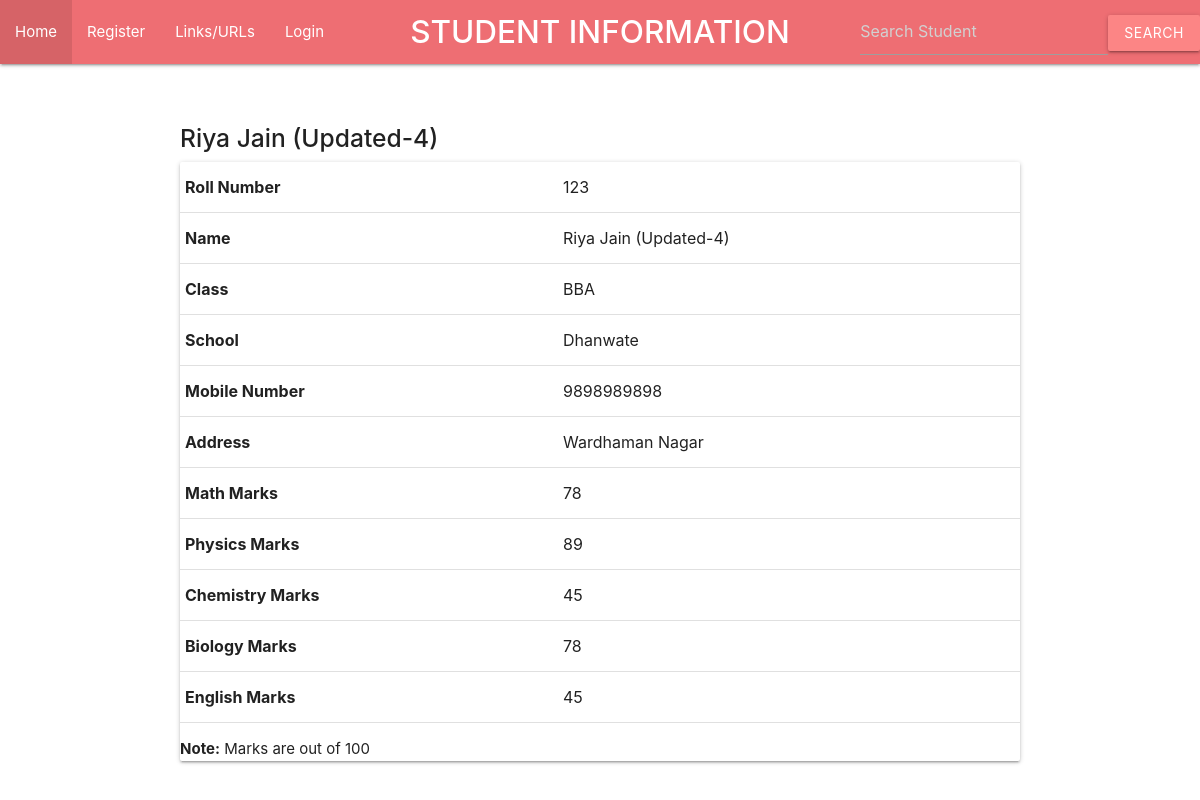
Page /academics/6/ on the committed database.
### main/models.py (models this page shows, shortened)
class StudentInfo(models.Model):
    StudentRollNumber = models.CharField(max_length=10)
    StudentName  = models.CharField(max_length=50)
    StudentClass  = models.CharField(max_length=50,null=True)
    StudentSchool  = models.CharField(max_length=50,null=True)
    StudentMobile = models.IntegerField(validators=[MinValueValidator(999999999), MaxValueValidator(9999999999)], null=True)
    StudentAddress  = models.CharField(max_length=50,null=True)
    MathMarks  = models.IntegerField(null=True)
    PhysicsMarks = models.IntegerField(null=True)
    ChemistryMarks  = models.IntegerField(null=True)
    BioMarks  = models.IntegerField(null=True)
    EnglishMarks  = models.IntegerField(null=True)

### main/views.py (the view)
# urls.py: path("academics/<str:pk>/", views.StudentInfoDetailView.as_view(), name='academics'),
class StudentInfoDetailView(DetailView):
    template_name = 'main/academics.html'
    queryset = StudentInfo.objects.all()

### main/templates/main/academics.html
{% extends "main/header.html" %}
{% block content %}
<div class="row">
    <div class="col-md-9">
        <h5><strong>{{object.StudentName}}</strong></h5>
        <div class="card card-body">
            <table class="table table-sm">
                <tr>
                    <th>Roll Number</th>
                    <td>{{object.StudentRollNumber}} </td>
                </tr>
                <tr>
                    <th>Name</th>
                    <td>{{object.StudentName}} </td>
                </tr>
                <tr>
                    <th>Class</th>
                    <td>{{object.StudentClass}} </td>
                </tr>
                <tr>
                    <th>School</th>
                    <td>{{object.StudentSchool}} </td>
                </tr>
                <tr>
                    <th>Mobile Number</th>
                    <td>{{object.StudentMobile}} </td>
                </tr>
                <tr>
                    <th>Address</th>
                    <td>{{object.StudentAddress}} </td>
                </tr>
                <tr>
                    <th>Math Marks</th>
                    <td>{{object.MathMarks}} </td>
                </tr>
                <tr>
                    <th>Physics Marks</th>
                    <td>{{object.PhysicsMarks}} </td>
                </tr>
                <tr>
                    <th>Chemistry Marks</th>
                    <td>{{object.ChemistryMarks}} </td>
                </tr>
                <tr>
                    <th>Biology Marks</th>
                    <td>{{object.BioMarks}} </td>
                </tr>
                <tr>
                    <th>English Marks</th>
                    <td>{{object.EnglishMarks}} </td>
                </tr>
            </table>
            <p> <b>Note:</b> Marks are out of 100</p>
        </div>
    </div>
</div>
{% endblock %}

### rows in the picture
StudentInfo: StudentName "Riya Jain (Updated-4)", StudentRollNumber "123", StudentClass "BBA", StudentSchool "Dhanwate", StudentMobile "9898989898", StudentAddress "Wardhaman Nagar", MathMarks "78", PhysicsMarks "89", ChemistryMarks "45", BioMarks "78", EnglishMarks "45"
